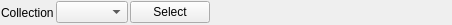
<?xml version="1.0" encoding="UTF-8"?>
<ui version="4.0">
 <class>Form</class>
 <widget class="QWidget" name="Form">
  <property name="geometry">
   <rect>
    <x>0</x>
    <y>0</y>
    <width>452</width>
    <height>25</height>
   </rect>
  </property>
  <property name="windowTitle">
   <string>Form</string>
  </property>
  <layout class="QHBoxLayout" name="horizontalLayout" stretch="0,0,0,0,0,0">
   <property name="spacing">
    <number>2</number>
   </property>
   <property name="leftMargin">
    <number>1</number>
   </property>
   <property name="topMargin">
    <number>1</number>
   </property>
   <property name="rightMargin">
    <number>1</number>
   </property>
   <property name="bottomMargin">
    <number>1</number>
   </property>
   <item>
    <spacer name="horizontalSpacer_26">
     <property name="orientation">
      <enum>Qt::Horizontal</enum>
     </property>
     <property name="sizeType">
      <enum>QSizePolicy::Preferred</enum>
     </property>
     <property name="sizeHint" stdset="0">
      <size>
       <width>20</width>
       <height>20</height>
      </size>
     </property>
    </spacer>
   </item>
   <item>
    <widget class="QLabel" name="title_label">
     <property name="toolTip">
      <string>&lt;html&gt;&lt;head/&gt;&lt;body&gt;&lt;p&gt;The Collection displayed in the Solver UI.&lt;/p&gt;&lt;/body&gt;&lt;/html&gt;</string>
     </property>
     <property name="text">
      <string>Collection</string>
     </property>
    </widget>
   </item>
   <item>
    <widget class="QComboBox" name="name_comboBox">
     <property name="sizePolicy">
      <sizepolicy hsizetype="Expanding" vsizetype="Fixed">
       <horstretch>0</horstretch>
       <verstretch>0</verstretch>
      </sizepolicy>
     </property>
     <property name="toolTip">
      <string>&lt;html&gt;&lt;head/&gt;&lt;body&gt;&lt;p&gt;Choose the active Collection.&lt;/p&gt;&lt;/body&gt;&lt;/html&gt;</string>
     </property>
    </widget>
   </item>
   <item>
    <spacer name="horizontalSpacer_5">
     <property name="orientation">
      <enum>Qt::Horizontal</enum>
     </property>
     <property name="sizeType">
      <enum>QSizePolicy::Preferred</enum>
     </property>
     <property name="sizeHint" stdset="0">
      <size>
       <width>20</width>
       <height>20</height>
      </size>
     </property>
    </spacer>
   </item>
   <item>
    <widget class="QPushButton" name="select_pushButton">
     <property name="toolTip">
      <string>&lt;html&gt;&lt;head/&gt;&lt;body&gt;&lt;p&gt;Select Collection node.&lt;/p&gt;&lt;/body&gt;&lt;/html&gt;</string>
     </property>
     <property name="text">
      <string>Select</string>
     </property>
    </widget>
   </item>
   <item>
    <spacer name="horizontalSpacer_27">
     <property name="orientation">
      <enum>Qt::Horizontal</enum>
     </property>
     <property name="sizeHint" stdset="0">
      <size>
       <width>326</width>
       <height>20</height>
      </size>
     </property>
    </spacer>
   </item>
  </layout>
 </widget>
 <resources/>
 <connections/>
</ui>
